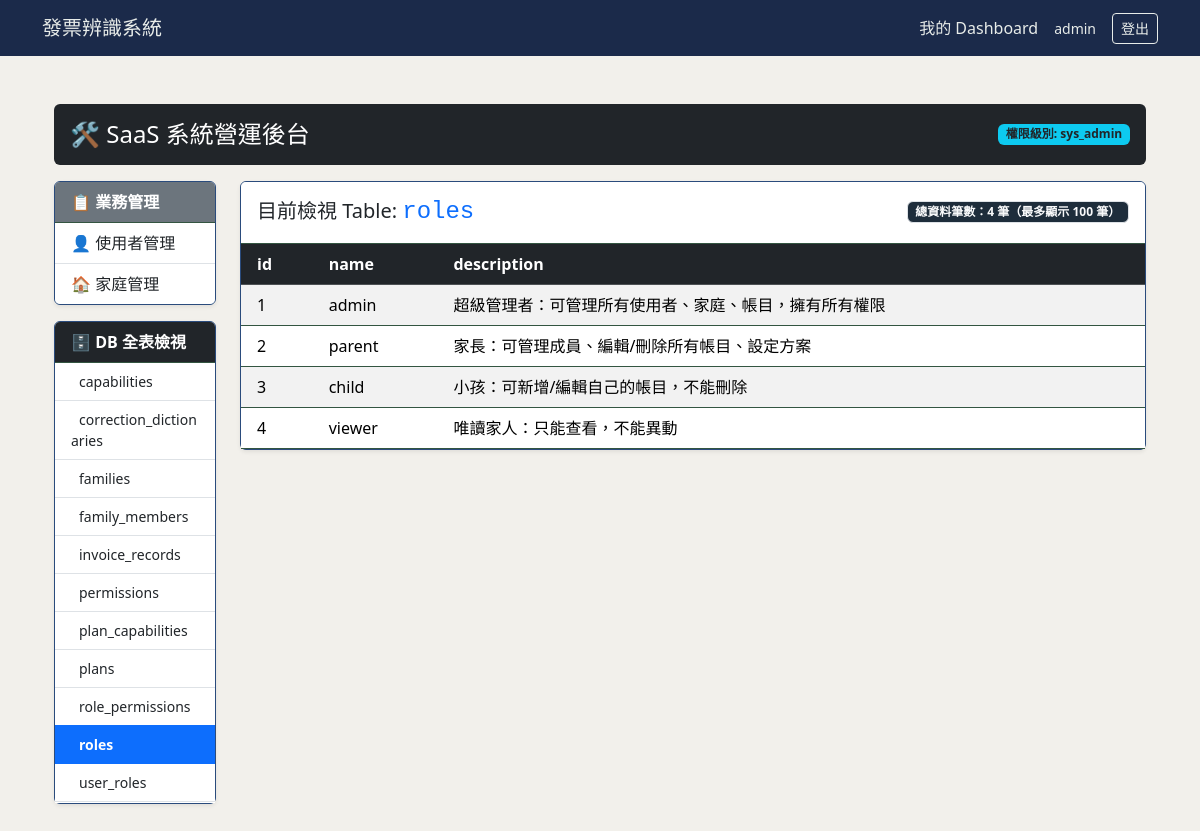
The page /admin/?table=roles (signed in) on the database its author committed.
### database/models/user.py (models this page shows)
class User(UserMixin,TimestampMixin, SoftDeleteMixin, db.Model):
    __tablename__ = 'users'
    id: Mapped[int] = mapped_column(Integer, primary_key=True)
    username: Mapped[str] = mapped_column(String(100), unique=True, nullable=False)
    email: Mapped[str] = mapped_column(String(120), unique=True, nullable=False)
    password_hash: Mapped[str] = mapped_column(String(200), nullable=True)
    google_id: Mapped[str] = mapped_column(String(100), unique=True, nullable=True)
    avatar: Mapped[str] = mapped_column(String(255), nullable=True)
    google_credentials: Mapped[str] = mapped_column(String(2000), nullable=True)
    target_sheet_id: Mapped[str] = mapped_column(String(100), nullable=True)
    invoices: Mapped[list["InvoiceRecord"]] = relationship("InvoiceRecord", backref="owner", lazy=True)
    roles: Mapped[list["Role"]] = relationship("Role", secondary=user_roles, back_populates="users")

### database/models/RBAC/role.py (models this page shows, shortened)
class Role(db.Model):
    __tablename__ = 'roles'
    id = db.Column(db.Integer, primary_key=True)
    name = db.Column(db.String(50), unique=True, nullable=False)   # super_admin / admin / user
    description = db.Column(db.String(255), nullable=True)
    permissions = db.relationship("Permission", secondary=role_permissions, back_populates="roles")
    users = db.relationship("User", secondary=user_roles, back_populates="roles")

### routes/admin_bp.py (the view)
@admin_bp.route("/")
@admin_required
def admin_index():
    inspector = inspect(db.engine)
    table_names = inspector.get_table_names()
    selected_table = request.args.get('table', table_names[0] if table_names else None)
    table_columns = []
    table_rows = []
    total_count = 0
    if selected_table and selected_table in table_names:
        columns_info = inspector.get_columns(selected_table)
        table_columns = [col['name'] for col in columns_info]
        query = text(f'SELECT * FROM "{selected_table}" LIMIT 100')
        result = db.session.execute(query)
        table_rows = [dict(row._mapping) for row in result]
        count_query = text(f'SELECT COUNT(*) FROM "{selected_table}"')
        total_count = db.session.execute(count_query).scalar()
    return render_template(
        'dashboard/admin/index.html',
        table_names=table_names,
        selected_table=selected_table,
        table_columns=table_columns,
        table_rows=table_rows,
        total_count=total_count
    )

### core/login.py (called while the page is built)
@login_manager.user_loader
def load_user(user_id: str):
    return User.query.get(int(user_id))

### templates/dashboard/admin/index.html (shortened to what this page needs)
{% extends "base.html" %}
{% block content %}
<div class="container-fluid py-4">
	<div class="row mb-3">
		{% include "dashboard/admin/_header.html" %}
	</div>
	<div class="row">
		{% include "dashboard/admin/_sidebar.html" %}
		<div class="col-md-9 col-lg-10">
			{% if selected_table %}
			<div class="card shadow-sm">
				<div class="card-header bg-white d-flex justify-content-between align-items-center py-3">
					<h5 class="mb-0">
						目前檢視 Table: <code class="fs-4 text-primary">{{ selected_table }}</code>
					</h5>
					<span class="badge bg-light text-light border">
						總資料筆數：<strong>{{ total_count }}</strong> 筆（最多顯示 100 筆）
					</span>
				</div>
				<div class="card-body p-0">
					<div class="table-responsive" style="max-height: 65vh;">
						<table class="table table-hover table-striped border-0 mb-0 align-middle">
							<thead class="table-dark sticky-top">
								<tr>
								{% for col in table_columns %}
									<th scope="col" class="text-nowrap px-3">{{ col }}</th>
								{% endfor %}
								</tr>
							</thead>
							<tbody>
								{% if table_rows %}
								{% for row in table_rows %}
									<tr>
									{% for col in table_columns %}
										<td class="text-nowrap px-3">
										{% if row[col] is none %}
											<span class="badge bg-secondary opacity-50">NULL</span>
										{% elif row[col] is sameas true %}
											<span class="badge bg-success">TRUE</span>
										{% elif row[col] is sameas false %}
											<span class="badge bg-danger">FALSE</span>
										{% else %}
											{{ row[col] }}
										{% endif %}
										</td>
									{% endfor %}
									</tr>
								{% endfor %}
								{% endif %}
							</tbody>
						</table>
					</div>
				</div>
			</div>
			{% else %}
			<div class="alert alert-warning" role="alert">
				尚未偵測到任何資料庫 Table，請先確認 `database/init_db.py` 是否已正常執行。
			</div>
			{% endif %}
		</div>
	</div>
</div>
{% endblock %}

### templates/base.html (shortened to what this page needs)
<!DOCTYPE html>
<html lang="zh-TW">
<head>
    <link href="https://cdn.jsdelivr.net/npm/bootstrap@5.3.2/dist/css/bootstrap.min.css" rel="stylesheet">
    <link rel="stylesheet" href="{{ url_for('static', filename='css/style.css') }}">
</head>
<body>
    <nav class="navbar">
        <div class="container">
            <a class="navbar-brand" href="{{ url_for('invoice.upload_view') }}">發票辨識系統</a>
            <div class="d-flex align-items-center gap-3">
                {% if current_user.is_authenticated %}
                    <a class="text-decoration-none" href="{{ url_for('dashboard.index') }}">
                        {% if current_user.is_admin %}管理後台{% else %}我的 Dashboard{% endif %}
                    </a>
                    <span class="small">{{ current_user.username }}</span>
                    <a class="btn btn-outline-light btn-sm" href="{{ url_for('auth.logout') }}">登出</a>
                {% else %}
                    <a class="btn btn-outline-light btn-sm" href="{{ url_for('auth.login') }}">登入</a>
                {% endif %}
            </div>
        </div>
    </nav>
    <main class="container py-4">
        {% block content %}{% endblock %}
    </main>
</body>
</html>

### static/css/style.css (style rules this page uses)
body { background-color: #F2F0EB; color: #8CADD3; }
.navbar { background-color: #1B2A4A; }
.navbar .navbar-brand, .navbar a, .navbar span { color: #E8ECE9; }
.navbar .btn-outline-light { color: #E8ECE9; border-color: #E8ECE9; }
.card { background-color: #D3E4F1; border-color: #2A4B7C; }
.card-header { background-color: #0f2a1b; border-bottom-color: #335541; }
.table { color: #e5e7eb; }
.table thead { background-color: #0f2a1a; }
.table tbody tr { border-bottom-color: #335541; }
.bg-light { background-color: #1e2d3b !important; }

### rows shown on the page
User: username "admin"
Role: id "1" "admin" "超級管理者：可管理所有使用者、家庭、帳目，擁有所有權限"
Role: id "2" "parent" "家長：可管理成員、編輯/刪除所有帳目、設定方案"
Role: id "3" "child" "小孩：可新增/編輯自己的帳目，不能刪除"
Role: id "4" "viewer" "唯讀家人：只能查看，不能異動"

### other values the page prints
{{ name }} "capabilities" "correction_dictionaries" "families" "family_members" "invoice_records" "permissions" "plan_capabilities" "plans" "role_permissions" "roles" "user_roles"
{{ selected_table }} "roles"
{{ total_count }} "4"
{{ col }} "id" "name" "description"
